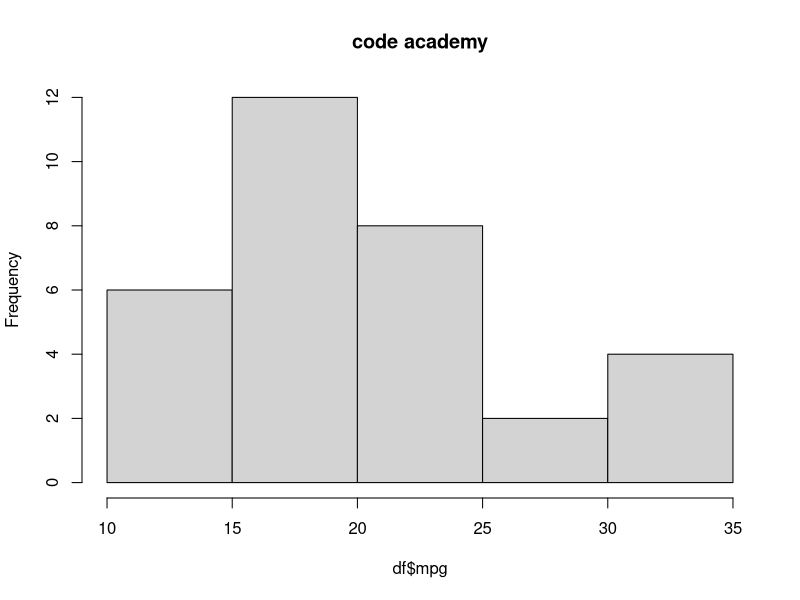

Write R code to recreate this figure. (Note: this script raises an error after producing the figure.)
 # Day2 coding

library(ggplot2)
df=mtcars
str(df)  # prints the structure of the df data frame
summary(df)  #prints a summary of the df data frame

# creates a histogram of the mpg variable in the df data frame. 
#The hist() function creates a histogram of a numeric variable.
#The color="red" argument specifies that the color of the bars in the histogram should be red. 
#The main = 'code academy' argument specifies that the title of the histogram should be "code academy"
hist(df$mpg,color="red",main = 'code academy')

# This will bring up the help documentation for the hist() function.
?hist

..................................................................

#import ggplot2 
install.packages("ggplot2")
import(ggplot2)

library(ggplot2)
#creates a vector of 200 normally distributed random integers with a mean of 4 and a standard deviation of 3.
#The as.integer() function converts the vector to a vector of integers
varnorm=as.integer(rnorm(200,4,3))

#creates a vector of 200 uniformly distributed random integers between 1 and 7.
#The as.integer() function converts the vector to a vector of integers.
varunif=as.integer(runif(200,1,7))

#creates a vector of 200 normally distributed random integers with a mean of 10 and a standard deviation of 5.
count=rnorm(200,10,5)

#creates a data frame called df that contains the three variables varnorm, varunif, and count.
df=data.frame(varnorm,varunif, count)
df
str(df)  #prints the structure of the df data frame
summary(df)  #prints a summary of the df data frame

# Create a histogram of the varnorm variable
hist(varnorm)

ggplot(data=df,aes(varnorm)+geom_histogram())
qplot(data=df,x=varnorm,geom='histogram',xlim = c(0,15), color='red')

qplot(varnorm,data=df, geom='histogram',fill=I('orange'),alpha=0.2 )

#ggplot(data,aesthetics)
pl<- ggplot(df,aes(x=varnorm))
#Adding histogram geometry
pl+geom_histogram()

# Adding color
pl+geom_histogram(binwidth = 1, color='red',fill='pink')

# Adding labels
pl<-ggplot(df,aes(x=varnorm))
pl+geom_histogram(binwidth = 1, color='red',fill='pink')+xlab('Normal Distibution')+ylab('Occurences')+ggtitle('Histogram of Normal Distibution')

# change Alpha (Transparency)
pl<- ggplot(df,aes(x=varnorm))
pl+geom_histogram(binwidth = 1, color='red',fill='blue',alpha=0.6)+xlab('Normal Distibution')+ylab('Occurences')+ggtitle('Histogram of Normal Distibution')

#line types
pl<- ggplot(df,aes(x=varnorm))
pl+geom_histogram(binwidth = 1, color='red',fill='pink',alpha=0.6,linetype='dotted')+xlab('Normal Distibution')+ylab('Occurences')+ggtitle('Histogram of Normal Distibution')

#Advanced Aesthetics
pl<- ggplot(df,aes(x=varnorm))
pl+geom_histogram(binwidth = 0.5, aes(fill=factor(varnorm)),linetype='dotted')+xlab('Normal Distibution')+ylab('Occurences')+ggtitle('Histogram of Normal Distibution')



